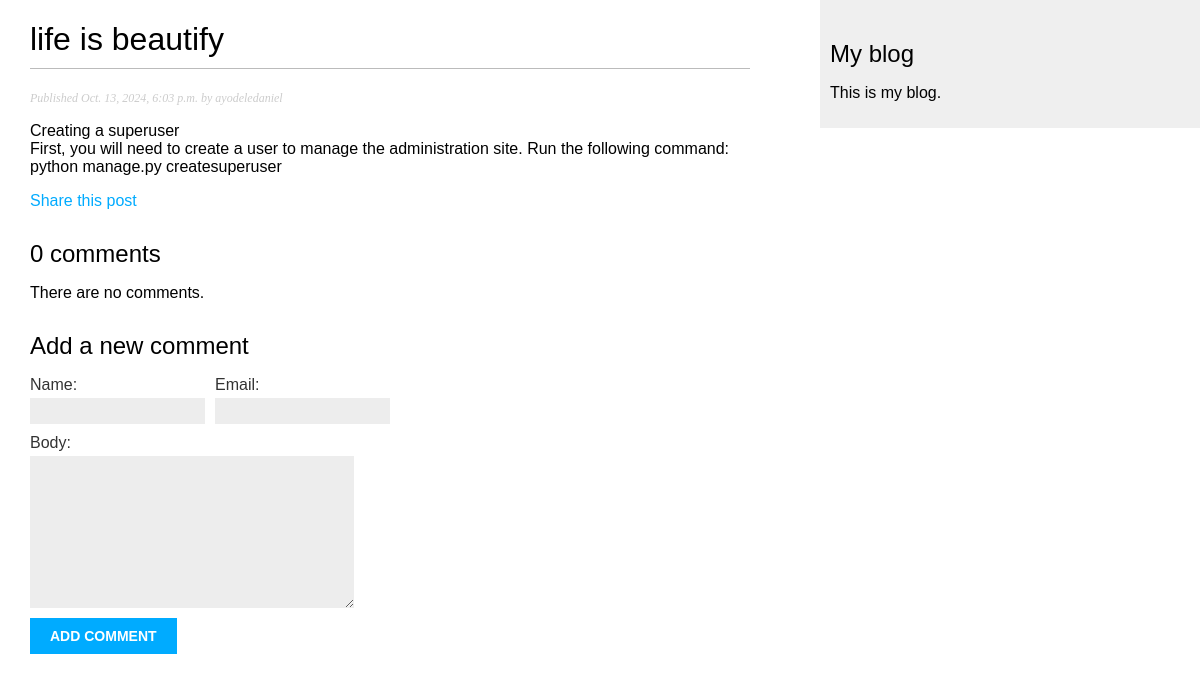
Page /blog/2024/10/13/life-is-beautify/ on the committed database.
### blog/models.py (models this page shows, shortened)
class Post(models.Model):
    class Status(models.TextChoices):
        DRAFT = 'DF', 'Draft'
        PUBLISHED = 'PB', 'Published'
    title = models.CharField(max_length=250)
    slug = models.SlugField(max_length=250, unique_for_date='publish')
    author = models.ForeignKey(
        settings.AUTH_USER_MODEL,
        on_delete=models.CASCADE,
        related_name='blog_posts'
    )
    body = models.TextField()
    publish = models.DateTimeField(default=timezone.now)
    created = models.DateTimeField(auto_now_add=True)
    updated = models.DateTimeField(auto_now=True)
    status = models.CharField(
        max_length=2,
        choices=Status,
        default=Status.DRAFT
    )
    objects = models.Manager() # The default manager.
    published = PublishedManager() # Our custom manager
    tags = TaggableManager()
    class Meta:
        ordering = ['-publish']
        indexes = [
            models.Index(fields=['-publish']),
        ]
    """
    The reverse() function will build the URL dynamically using the URL name defined
    in the URL paterns. We have used the blog namespace followed by a colon and
    the post_detail URL name. Remeber that the blog namespace is defined in the
    main urls.py file of the project when including the URL
    patterns from blog.urls. The post_detail URL is defined in the urls.py file of the blog application.mt
    """

### blog/views.py (the view)
# urls.py: path('<int:year>/<int:month>/<int:day>/<slug:post>/', views.post_detail, name="post_detail"),
def post_detail(request, year, month, day, post):
    post = get_object_or_404(
        Post,
        status=Post.Status.PUBLISHED,
        slug=post,
        publish__year=year,
        publish__month=month,
        publish__day=day
    )
    comments = post.comments.filter(active=True)
    form = CommentForm()
    return render(
        request,
        'blog/post/detail.html',
        {'post': post, 'comments': comments, 'form': form}
    )

### blog/forms.py
class CommentForm(forms.ModelForm):
    class Meta:
        model = Comment
        fields = ['name', 'email', 'body']

### blog/templates/blog/post/detail.html (shortened to what this page needs)
{% extends "blog/base.html" %}
{% block content %}
    <h1>{{ post.title }}</h1>
    <p class="date">
       Published {{ post.publish }} by {{ post.author }}
    </p>
    {{ post.body|linebreaks }}
    <p>
      <a href="{% url "blog:post_share" post.id %}">Share this post</a>
    </p>
    {% with comments.count as total_comments %}
    <h2>
      {{ total_comments }} comment{{ total_comments|pluralize }}
    </h2>
    {% endwith %}
    {% for comment in comments %}
    <div class="comment">
      <p class="info">
        Comment {{ forloop.counter }} by {{ comment.name }}
        {{ comment.created }}
      </p>
        {{ comment.body|linebreaks }}
    </div>
    {% empty %}
      <p>There are no comments.</p>
    {% endfor %}
    {% include "blog/post/includes/comment_form.html" %}
{% endblock %}

### blog/static/css/blog.css (style rules this page uses)
body { margin:0; padding:0; font-family:helvetica, sans-serif; }
a { color:#00abff; text-decoration:none; }
h1 { font-weight:normal; border-bottom:1px solid #bbb; padding:0 0 10px 0; }
h2 { font-weight:normal; margin:30px 0 0; }
p.date { color:#ccc; font-family: georgia, serif; font-size: 12px; font-style: italic; }
label { float:left; clear:both; color:#333; margin-bottom:4px; }
input, textarea { clear:both; float:left; margin:0 0 10px; background:#ededed; border:0; padding:6px 10px; font-size:12px; }

### rows in the picture
Post: title "life is beautify", publish "Oct. 13, 2024, 6:03 p.m.", author "ayodeledaniel", body "Creating a superuser First, you will need to create a user to manage the administration site. Run the following command: python manage.py createsuperuser"

### other values in the picture
{{ total_comments }} "0"
